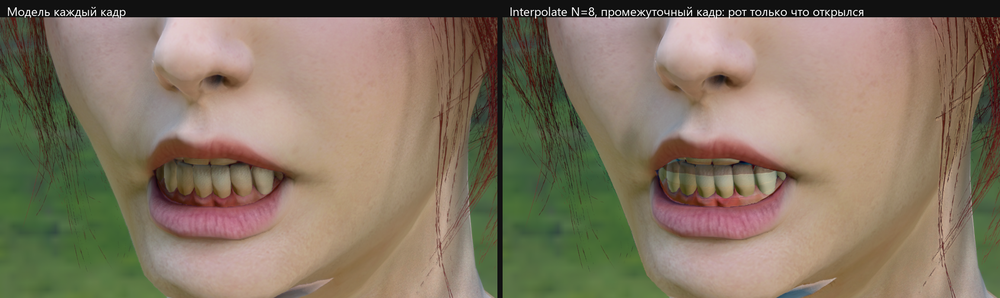
#> input picture teeth-every-vs-n8-317.png, 1000 x 298 px, shrunk from 2312 x 690 before the run, given in place of dump_5.bmp, which was not available
$ python consec.py ../../teeth-every-vs-n8-317.png ../../acceptance-map-317.png 5 5
#> lines starting #> are read from the running program, lines starting #| are printed output that depends on the picture; pictures that were not available may be replaced by others from this repository, and a replacement may not be noted
"""consec.py <refDir> <dir> <first> <last>: consecutive-frame MAD (luma, 0..255, whole frame) in <dir>,
and PSNR of each frame of <dir> against the same frame of <refDir>."""
import sys
from PIL import Image
import numpy as np
ref, d, a, b = sys.argv[1], sys.argv[2], int(sys.argv[3]), int(sys.argv[4])
def lum(p):
#> called with p = '../../acceptance-map-317.png/dump_5.bmp'
    img = np.asarray(Image.open(p).convert("RGB")).astype(np.float64)
    return 0.2126*img[...,0]+0.7152*img[...,1]+0.0722*img[...,2]
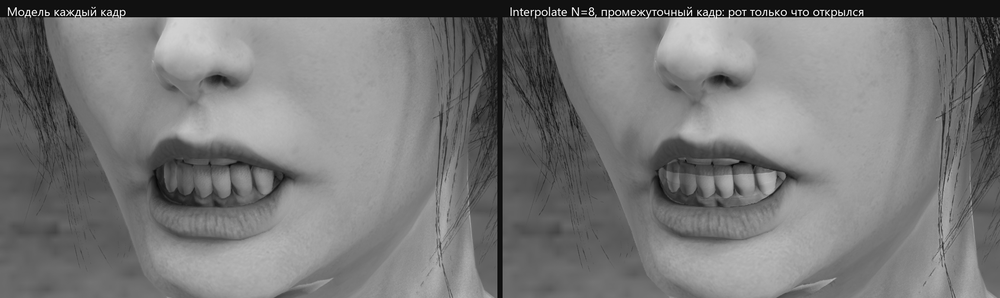
#> returned value: shape (298, 1000) float64; min 0, max 255, mean 119.7
prev = None; mads = []; psnrs = []
for f in range(a, b+1):
    try: cur = lum(f"{d}/dump_{f}.bmp")
    except Exception as e: print(f"{f}: missing"); prev=None; continue
    try:
        r = lum(f"{ref}/dump_{f}.bmp"); mse = np.mean((cur-r)**2); psnr = 10*np.log10(255**2/max(mse,1e-9)); psnrs.append(psnr)
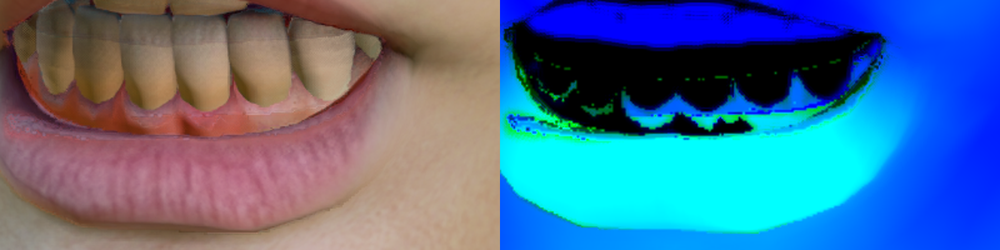
#> input picture acceptance-map-317.png, 1000 x 250 px, shrunk from 1600 x 400 before the run, given in place of dump_5.bmp, which was not available
#> in lum (call 2), `return 0.2126*img[...,0]+0.7152*img[...,1]+0.0722*img[...,2]`:
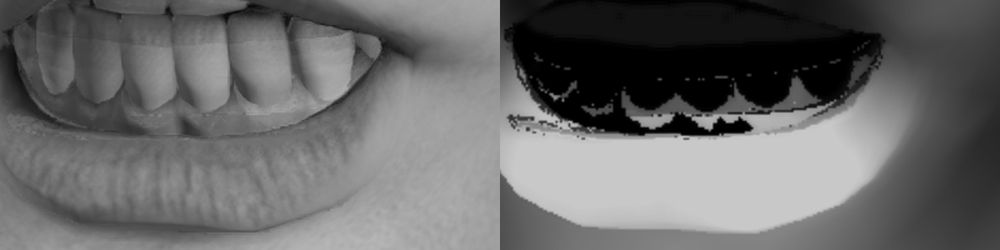
#> returned value: shape (250, 1000) float64; min 0, max 200.8, mean 106.5
    except Exception: psnr = float('nan')
    if prev is not None:
        m = np.mean(np.abs(cur-prev)); mads.append(m)
        print(f"{f-1}->{f}: MAD {m:.3f}   PSNR(vs ref) {psnr:.2f}")
    prev = cur
if mads:
    mads = np.array(mads); print(f"consecutive MAD mean {mads.mean():.3f}  std {mads.std():.3f}  alternation {np.mean(np.abs(np.diff(mads))):.3f}")
if psnrs: print(f"PSNR mean {np.mean(psnrs):.2f}")
